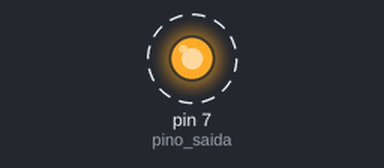
A sketch run on a simulated Arduino Uno, built with avr-gcc and run on an emulated ATmega328P. Shown: output pins drawn as LEDs (lit = HIGH). Dashed ring = blinking.

Above: at 0.5 s.
Timing chart, 0 to 4.6 s (numbered marks = the images above):
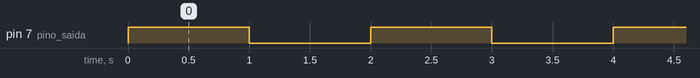

The sketch:

rele.ino
```cpp
//===============================================
//Oficinas de programação em C usando o Arduino
//Autor: Iury Anderson Fernandes Coelho
//Acionamento da bomda d'agua
//===============================================

// defina o pino D7 como saída para o rele
#define pino_saida  7
void setup() {
  pinMode(pino_saida, OUTPUT);
}

void loop() {

  // ative o relé
  digitalWrite(pino_saida, HIGH);
  //espere 1000 milissegundos
  delay(1000);
  // Desative o relé
  digitalWrite(pino_saida, LOW);
  // espere 1000 milissegundos
  delay(1000);

}
```

Measured:
- by itself, pin 7 (pino_saida): alternates HIGH for 1.0 s and LOW for 1.0 s
